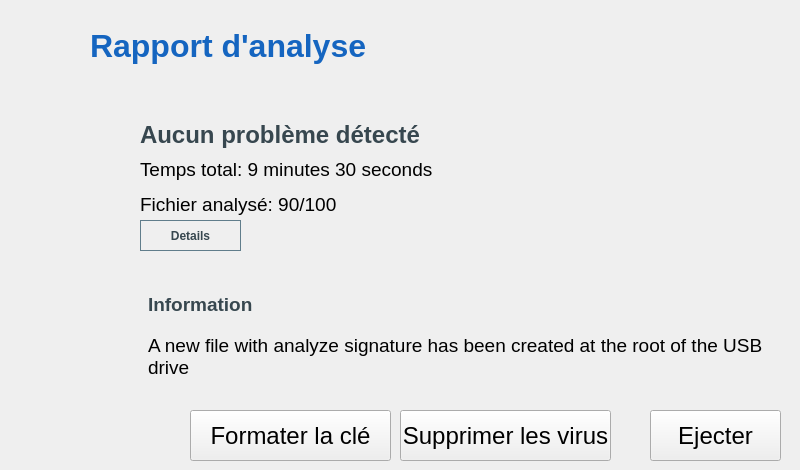
    <widget class="QWidget" name="report_view">
     <property name="styleSheet">
      <string notr="true">#btn_restart_reportView {
	background-color: transparent;
}

#btnShowInfectedFiles { 
	background-color: transparent;
	border: 1px solid #607d8b;
	color: rgb(55, 71, 79);
}</string>
     </property>
     <widget class="QLabel" name="img_report_state">
      <property name="geometry">
       <rect>
        <x>0</x>
        <y>120</y>
        <width>100</width>
        <height>100</height>
       </rect>
      </property>
      <property name="styleSheet">
       <string notr="true"/>
      </property>
      <property name="text">
       <string/>
      </property>
      <property name="alignment">
       <set>Qt::AlignCenter</set>
      </property>
     </widget>
     <widget class="QLabel" name="label_report_title_2">
      <property name="geometry">
       <rect>
        <x>90</x>
        <y>20</y>
        <width>701</width>
        <height>51</height>
       </rect>
      </property>
      <property name="font">
       <font>
        <pointsize>24</pointsize>
        <weight>75</weight>
        <bold>true</bold>
       </font>
      </property>
      <property name="styleSheet">
       <string notr="true">color: rgb(21, 101, 192);</string>
      </property>
      <property name="text">
       <string>Rapport d'analyse</string>
      </property>
     </widget>
     <widget class="QWidget" name="verticalLayoutWidget_3">
      <property name="geometry">
       <rect>
        <x>140</x>
        <y>120</y>
        <width>641</width>
        <height>99</height>
       </rect>
      </property>
      <layout class="QVBoxLayout" name="verticalLayout_4">
       <item>
        <widget class="QLabel" name="label_report_state_title">
         <property name="font">
          <font>
           <pointsize>18</pointsize>
           <weight>75</weight>
           <bold>true</bold>
          </font>
         </property>
         <property name="styleSheet">
          <string notr="true">color: rgb(55, 71, 79);</string>
         </property>
         <property name="text">
          <string>Aucun problème détecté</string>
         </property>
        </widget>
       </item>
       <item>
        <widget class="QLabel" name="label_report_time">
         <property name="font">
          <font>
           <pointsize>14</pointsize>
          </font>
         </property>
         <property name="text">
          <string>Temps total: 9 minutes 30 seconds</string>
         </property>
        </widget>
       </item>
       <item>
        <widget class="QLabel" name="label_report_files">
         <property name="font">
          <font>
           <pointsize>14</pointsize>
          </font>
         </property>
         <property name="text">
          <string>Fichier analysé: 90/100</string>
         </property>
        </widget>
       </item>
      </layout>
     </widget>
     <widget class="QWidget" name="verticalLayoutWidget_4">
      <property name="geometry">
       <rect>
        <x>148</x>
        <y>280</y>
        <width>631</width>
        <height>101</height>
       </rect>
      </property>
      <layout class="QVBoxLayout" name="verticalLayout_5">
       <item>
        <widget class="QLabel" name="label_report_information">
         <property name="font">
          <font>
           <pointsize>14</pointsize>
           <weight>75</weight>
           <bold>true</bold>
          </font>
         </property>
         <property name="styleSheet">
          <string notr="true">color: rgb(55, 71, 79);</string>
         </property>
         <property name="text">
          <string>Information</string>
         </property>
        </widget>
       </item>
       <item>
        <widget class="QLabel" name="label_report_information_details">
         <property name="font">
          <font>
           <pointsize>14</pointsize>
          </font>
         </property>
         <property name="text">
          <string>A new file with analyze signature has been created at the root of the USB drive</string>
         </property>
         <property name="scaledContents">
          <bool>true</bool>
         </property>
         <property name="alignment">
          <set>Qt::AlignLeading|Qt::AlignLeft|Qt::AlignTop</set>
         </property>
         <property name="wordWrap">
          <bool>true</bool>
         </property>
        </widget>
       </item>
      </layout>
     </widget>
     <widget class="QLabel" name="logo_reportView">
      <property name="geometry">
       <rect>
        <x>0</x>
        <y>0</y>
        <width>80</width>
        <height>80</height>
       </rect>
      </property>
      <property name="styleSheet">
       <string notr="true">image: url(:/resources/assets/USBGuardian.png);</string>
      </property>
      <property name="text">
       <string/>
      </property>
      <property name="alignment">
       <set>Qt::AlignCenter</set>
      </property>
     </widget>
     <widget class="QPushButton" name="btn_restart_reportView">
      <property name="geometry">
       <rect>
        <x>740</x>
        <y>10</y>
        <width>32</width>
        <height>32</height>
       </rect>
      </property>
      <property name="maximumSize">
       <size>
        <width>32</width>
        <height>32</height>
       </size>
      </property>
      <property name="styleSheet">
       <string notr="true">border-image: url(:/resources/assets/icons/power.png);</string>
      </property>
      <property name="text">
       <string/>
      </property>
      <property name="flat">
       <bool>true</bool>
      </property>
     </widget>
     <widget class="QPushButton" name="btnEject">
      <property name="geometry">
       <rect>
        <x>650</x>
        <y>410</y>
        <width>131</width>
        <height>51</height>
       </rect>
      </property>
      <property name="font">
       <font>
        <pointsize>18</pointsize>
       </font>
      </property>
      <property name="text">
       <string>Ejecter</string>
      </property>
     </widget>
     <widget class="QPushButton" name="btnRemove">
      <property name="geometry">
       <rect>
        <x>400</x>
        <y>410</y>
        <width>211</width>
        <height>51</height>
       </rect>
      </property>
      <property name="font">
       <font>
        <pointsize>18</pointsize>
       </font>
      </property>
      <property name="text">
       <string>Supprimer les virus</string>
      </property>
     </widget>
     <widget class="QPushButton" name="btnFormat">
      <property name="geometry">
       <rect>
        <x>190</x>
        <y>410</y>
        <width>201</width>
        <height>51</height>
       </rect>
      </property>
      <property name="font">
       <font>
        <pointsize>18</pointsize>
       </font>
      </property>
      <property name="text">
       <string>Formater la clé</string>
      </property>
     </widget>
     <widget class="QPushButton" name="btnShowInfectedFiles">
      <property name="geometry">
       <rect>
        <x>140</x>
        <y>220</y>
        <width>101</width>
        <height>31</height>
       </rect>
      </property>
      <property name="font">
       <font>
        <weight>75</weight>
        <bold>true</bold>
       </font>
      </property>
      <property name="styleSheet">
       <string notr="true"/>
      </property>
      <property name="text">
       <string>Details</string>
      </property>
      <property name="flat">
       <bool>false</bool>
      </property>
     </widget>
    </widget>
